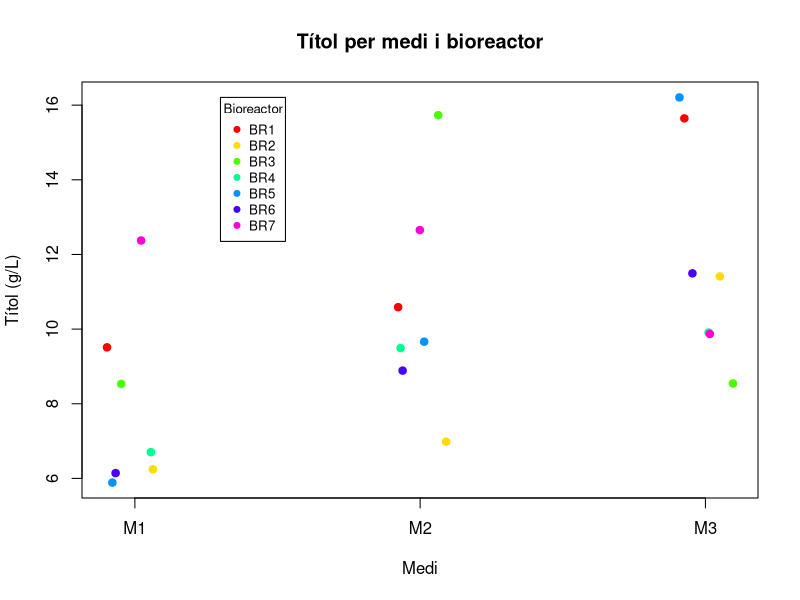
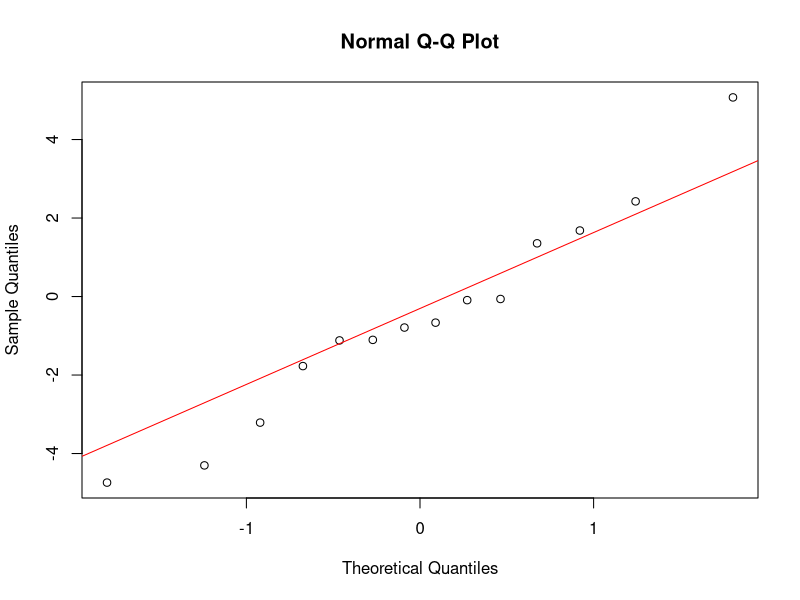

Generate these figures, in order, with R:
## ---- chunk 1
df_tots <- read.csv("datasets/bioreact/bioreact_tots.csv")
df_tots$medi <- factor(df_tots$medi)
anova_bioreact <- aov(df_tots$titol ~ df_tots$medi)
## ---- chunk 2
df_tots <- read.csv("datasets/bioreact/bioreact_tots.csv")
str(df_tots)
## ---- chunk 3
df_tots$medi <- factor(df_tots$medi)
df_tots$bioreactor <- factor(df_tots$bioreactor)
## ---- chunk 4
#Fixem un sol dia i un sol nivell d'agitació
# (per exemple, el primer dia i agitació = 200 rpm)
df_simpl <- subset(df_tots, data == min(data) & agitacio == 200)

# Comprovem el resultat
str(df_simpl)

# Taula de quantes observacions tenim per bioreactor i medi
table(df_simpl$bioreactor, df_simpl$medi)
## ---- chunk 5
# Assignem colors: un color diferent per a cada bioreactor
cols <- rainbow(nlevels(df_simpl$bioreactor))

# Dibuixem el gràfic punt a punt
plot(
  # Medi a l’eix X, amb un petit "jitter" per evitar solapaments
  jitter(as.numeric(df_simpl$medi), amount = 0.1),
  df_simpl$titol,                                  # Títol a l’eix Y
  col = cols[as.numeric(df_simpl$bioreactor)],     # Color segons bioreactor
  pch = 19,                                        # Punt rodó ple
  # Amaguem les etiquetes de l’eix X per posar-les manualment
  xaxt = "n",
  xlab = "Medi", ylab = "Títol (g/L)",
  main = "Títol per medi i bioreactor"
)

# Afegim etiquetes als medis (x-axis)
axis(1, at = 1:nlevels(df_simpl$medi), labels = levels(df_simpl$medi))

#  Llegenda: la posem a una zona buida del gràfic (a baix a la dreta)
legend(
  x = 1.3, y = max(df_simpl$titol),  # coordenades
  legend = levels(df_simpl$bioreactor),# Etiquetes: noms dels bioreactors
  col = cols,                          # Colors corresponents
  pch = 19,                            # Mateix símbol que als punts
  cex = 0.8,                           # Mida de la llegenda
  title = "Bioreactor"                 # Títol de la llegenda
)

## ---- chunk 6
anova_rm <- aov(titol ~ medi + Error(bioreactor/medi), data = df_simpl)
summary(anova_rm)
## ---- chunk 7
res <- anova_rm$`bioreactor:medi`$residuals

# Test de Shapiro-Wilk
shapiro.test(res)
## ---- chunk 8
# Gràfic Q-Q
qqnorm(res)
qqline(res, col = "red")
## ---- chunk 9
library(car)
leveneTest(titol ~ medi, data = df_simpl)
## ---- chunk 10
# Ara només fixem l'agitació;
# deixem variar el dia -> diverses rèpliques per bioreactor×medi
df_rep <- subset(df_tots, agitacio == 200)

# Quantes observacions tenim ara per bioreactor i medi?
table(df_rep$bioreactor, df_rep$medi)
## ---- chunk 11
anova_rm2 <- aov(titol ~ medi + Error(bioreactor/medi), data = df_rep)
summary(anova_rm2)
## ---- chunk 12
by(df_rep$titol, list(df_rep$bioreactor, df_rep$medi), shapiro.test)
## ---- chunk 13
library(car)
leveneTest(titol ~ medi, data = df_rep)
